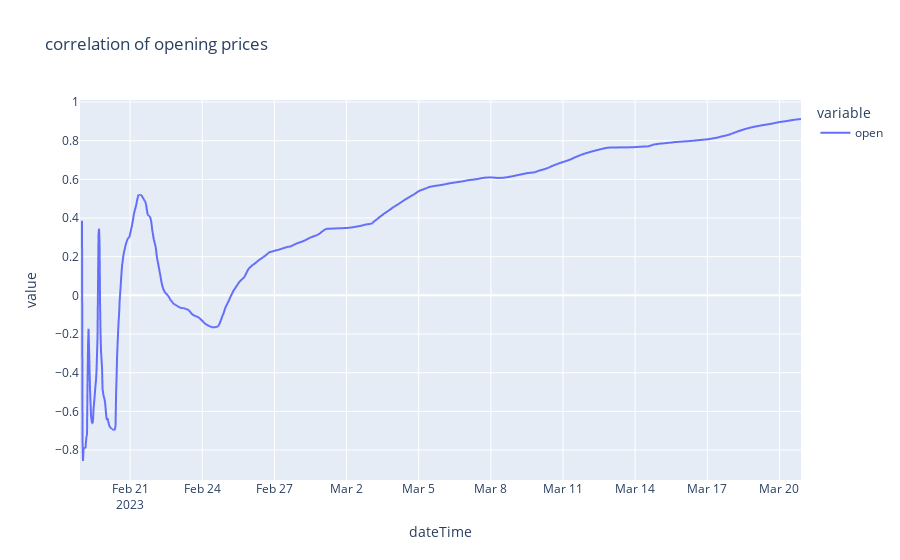

Notebook cell for this chart:
### Code cell
df=ticker_data_df.set_index('dateTime')
expanding_corr = df[df.ticker=='CFXBUSD']['open'].expanding(5).corr(df[df.ticker=='BTCBUSD']['open'])
px.line(expanding_corr, title='correlation of opening prices')

### Figure 1 — Plotly figure (JSON) as saved in the notebook; plotly's stock layout.template omitted (floating-point values rounded to 4 significant figures; data arrays with more than 128 entries replaced by an {"elided": "..."} marker saying what was removed)
{"data": [{"hovertemplate": "variable=open<br>dateTime=%{x}<br>value=%{y}<extra></extra>", "legendgroup": "open", "line": {"color": "#636efa", "dash": "solid"}, "marker": {"symbol": "circle"}, "mode": "lines", "name": "open", "showlegend": true, "type": "scattergl", "x": {"elided": "1440 str values"}, "xaxis": "x", "y": {"elided": "1440 float values"}, "yaxis": "y"}], "layout": {"legend": {"title": {"text": "variable"}, "tracegroupgap": 0}, "title": {"text": "correlation of opening prices"}, "xaxis": {"anchor": "y", "domain": [0, 1], "title": {"text": "dateTime"}}, "yaxis": {"anchor": "x", "domain": [0, 1], "title": {"text": "value"}}}}
